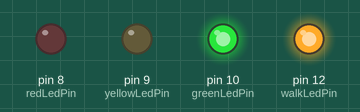
A sketch run on a simulated Arduino Uno, built with avr-gcc and run on an emulated ATmega328P. Shown: output pins drawn as LEDs (lit = HIGH).

Above: at 2.5 s.
At 6.0 s:
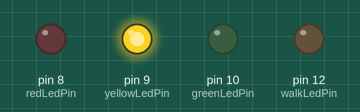
At 9.5 s:
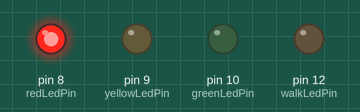
Timing chart, 0 to 15.6 s (numbered marks = the images above):
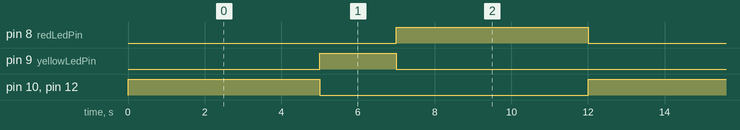

The sketch:

sketch_sep16b.ino
```cpp
/*
  B-1: Arduino Stoplight

  Wiring:
    D8  -> 330 ohm resistor -> red LED anode
    D9  -> 330 ohm resistor -> yellow LED anode
    D10 -> 330 ohm resistor -> green LED anode
    D12 -> 330 ohm resistor -> white LED anode (optional walk signal)

  Every LED cathode (short leg) connects to Arduino GND.

  Sequence:
    Green: 5 seconds
    Yellow: 2 seconds
    Red: 5 seconds
    Repeat
*/

// Assign each LED a descriptive pin name.
const int redLedPin = 8;
const int yellowLedPin = 9;
const int greenLedPin = 10;
const int walkLedPin = 12;  // Optional white "walk" LED.

// Timing values in milliseconds.
const int mediumTime = 5000;  // 5 seconds.
const int shortTime = 2000;   // 2 seconds.


void setup() {
  // Configure every LED pin as an output.
  pinMode(redLedPin, OUTPUT);
  pinMode(yellowLedPin, OUTPUT);
  pinMode(greenLedPin, OUTPUT);
  pinMode(walkLedPin, OUTPUT);

  // Start with every LED off.
  allLightsOff();
}


void loop() {
  // GREEN LIGHT:
  // Cars may go. The optional walk LED is also on.
  allLightsOff();
  digitalWrite(greenLedPin, HIGH);
  digitalWrite(walkLedPin, HIGH);
  delay(mediumTime);

  // YELLOW LIGHT:
  // Warn that the signal is about to change.
  allLightsOff();
  digitalWrite(yellowLedPin, HIGH);
  delay(shortTime);

  // RED LIGHT:
  // Cars must stop. The walk LED remains off in this simple example.
  allLightsOff();
  digitalWrite(redLedPin, HIGH);
  delay(mediumTime);
}


/*
  Turns off all LEDs.

  Using this helper prevents accidental overlap, such as having
  red and green on at the same time.
*/
void allLightsOff() {
  digitalWrite(redLedPin, LOW);
  digitalWrite(yellowLedPin, LOW);
  digitalWrite(greenLedPin, LOW);
  digitalWrite(walkLedPin, LOW);
}
```

Measured:
- by itself, pin 8 (redLedPin), pin 10 (greenLedPin), pin 12 (walkLedPin): alternates HIGH for 5.0 s and LOW for 7.0 s
- by itself, pin 9 (yellowLedPin): alternates HIGH for 2.0 s and LOW for 10.0 s
- by itself, everything shown: repeats every 12.0 s, in 3 steps
